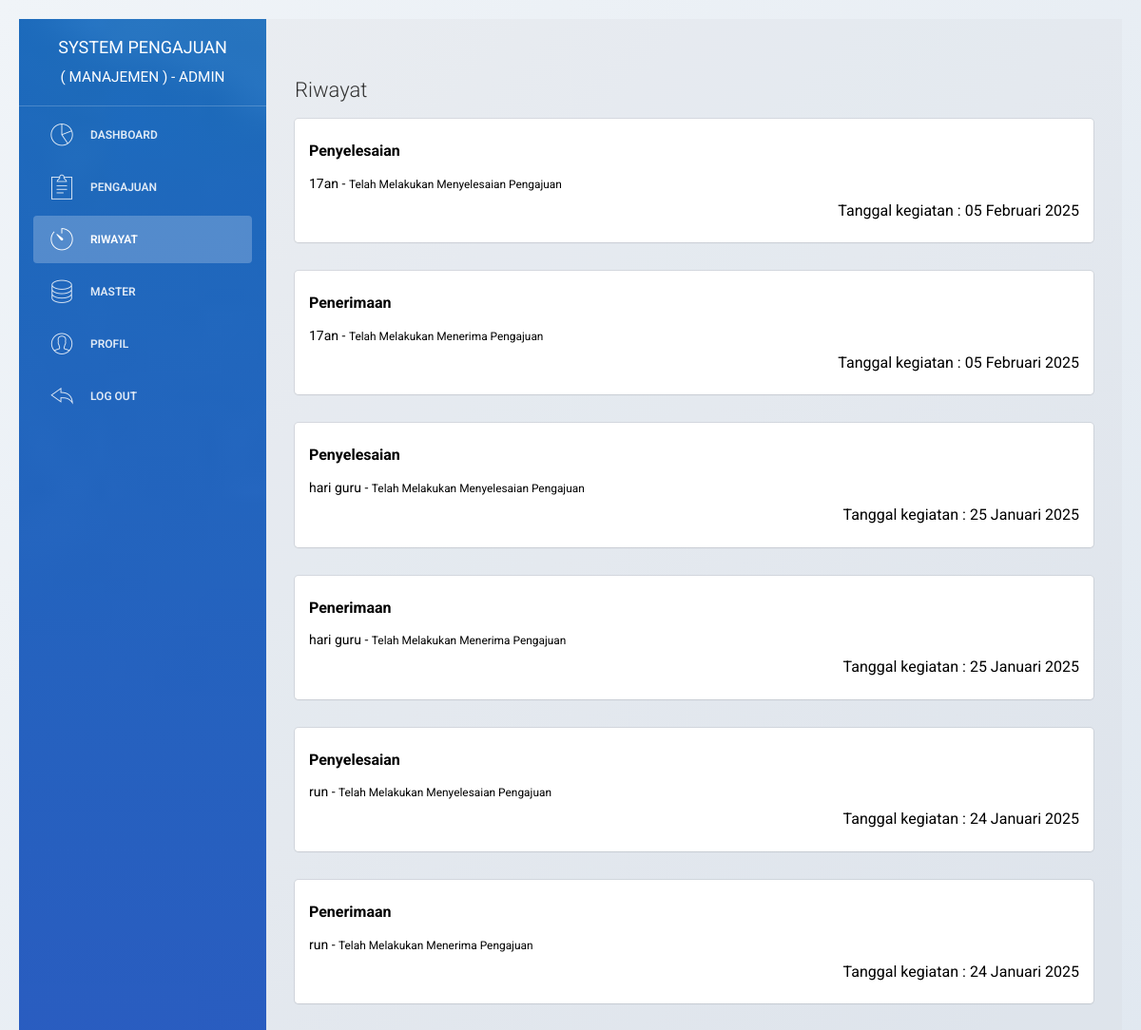
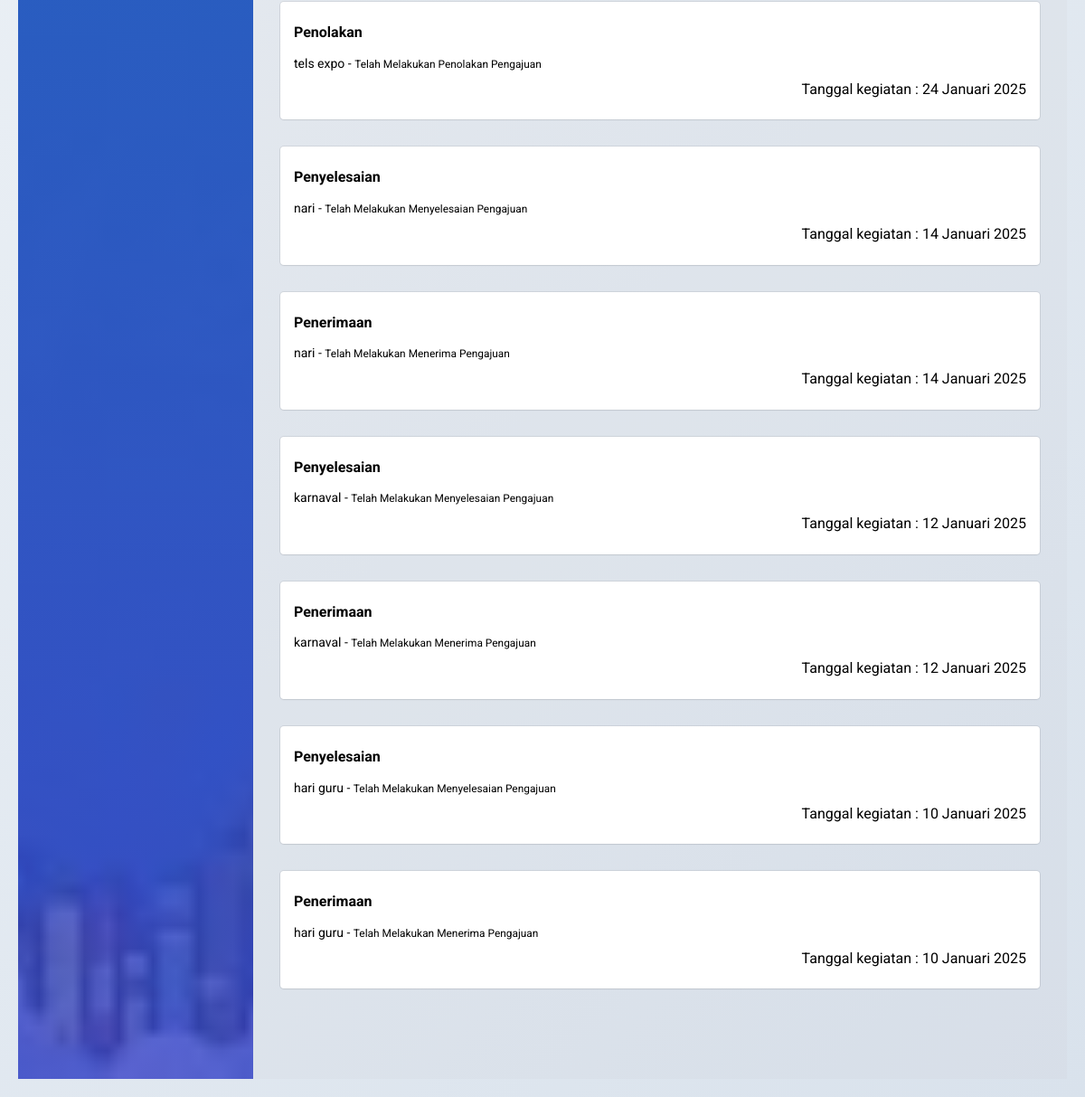
/admin/riwayat.php (signed in), run on the app's committed database (2 pictures, top to bottom).
### tables this page shows
CREATE TABLE `user` (
  `id_user` int(11) NOT NULL,
  `username` varchar(225) NOT NULL,
  `email` varchar(225) NOT NULL,
  `password` varchar(225) NOT NULL,
  `nama_depan` varchar(225) NOT NULL,
  `nama_belakang` varchar(225) NOT NULL,
  `jk` enum('laki-laki','perempuan') NOT NULL,
  `no_hp` varchar(50) NOT NULL,
  `alamat` text NOT NULL,
  `role` enum('manajemen','tim') NOT NULL,
  `pembuatan_akun` date NOT NULL,
  `update_akun` date NOT NULL
);

CREATE TABLE `riwayat` (
  `id_riwayat` int(11) NOT NULL,
  `kegiatan` varchar(225) NOT NULL,
  `kegiatan2` varchar(225) NOT NULL,
  `kegiatan3` varchar(225) NOT NULL,
  `catatan` text NOT NULL,
  `jenis_riwayat` varchar(225) NOT NULL,
  `id_pengajuan` int(11) NOT NULL,
  `tanggal_kegiatan` date NOT NULL,
  `notifikasi` enum('1','0') NOT NULL
);

CREATE TABLE `pengajuan` (
  `id_pengajuan` int(11) NOT NULL,
  `event` varchar(225) NOT NULL,
  `id_user` int(11) NOT NULL,
  `id_jenis_pengajuan` bigint(11) NOT NULL,
  `jenis_pengajuan` varchar(255) NOT NULL,
  `tanggal_pengajuan` date NOT NULL,
  `biaya` int(225) NOT NULL,
  `alasan` text NOT NULL,
  `keterangan` text NOT NULL,
  `jadwal_pelaksanaan` date NOT NULL,
  `catatan` text NOT NULL,
  `status` enum('menunggu','proses','selesai') NOT NULL,
  `update_pengajuan` date NOT NULL,
  `estimasi_waktu` text NOT NULL
);

### admin/riwayat.php (the view, shortened to what this page needs)
<?php
    include '../system/koneksi.php';
    function tanggal_indo($tanggal){
        $bulan = array (1 =>   'Januari',
                'Februari',
                'Maret',
                'April',
                'Mei',
                'Juni',
                'Juli',
                'Agustus',
                'September',
                'Oktober',
                'November',
                'Desember'
        );
        $split = explode('-', $tanggal);
        return $split[2] . ' ' . $bulan[ (int)$split[1] ] . ' ' . $split[0];
    }
?>
<!doctype html>
<html lang="en">
<head>
    <link href="../assets/css/bootstrap.min.css" rel="stylesheet" />
    <link href="../assets/css/animate.min.css" rel="stylesheet"/>
    <link href="../assets/css/light-bootstrap-dashboard.css" rel="stylesheet"/>
    <link href="../assets/css/demo.css" rel="stylesheet" />
    <link href="http://maxcdn.bootstrapcdn.com/font-awesome/4.2.0/css/font-awesome.min.css" rel="stylesheet">
    <link href="../assets/css/pe-icon-7-stroke.css" rel="stylesheet" />
    <link rel="stylesheet" href="../assets/dist/sweetalert.css">
</head>
<body>
    <div class="wrapper">
        <div class="sidebar" data-color="blue" data-image="../assets/img/sidebar1.jpg">
            <div class="sidebar-wrapper">
                <div class="logo">
                    <a href="index" class="simple-text">
    <?php
    $query_login = "SELECT * FROM user WHERE email ='$_SESSION[email]'";
        $result_login = mysqli_query($con, $query_login);
        $data_login = mysqli_fetch_assoc($result_login);
        $username = $data_login["username"];
    ?>
                        System Pengajuan<br><small>( MANAJEMEN ) - <?php echo $username ?></small>
                    </a>
                </div>
                <ul class="nav">
                    <li>
                        <a href="index">
                            <i class="pe pe-7s-graph"></i>
                            <p>Dashboard</p>
                        </a>
                    </li>
                    <li>
                        <a href="pengajuan">
                            <i class="pe pe-7s-note2"></i>
                            <p>Pengajuan</p>
                        </a>
                    </li>
                    <li  class="active">
                        <a href="riwayat">
                            <i class="pe pe-7s-timer"></i>
                            <p>Riwayat</p>
                        </a>
                    </li>
                    <li>
                        <a data-toggle="collapse" href="#componentsExamples">
                            <i class="pe-7s-server"></i>
                            <p>Master</p>
                        </a>
                    </li>
                    <li>
                        <a href="profil">
                            <i class="pe pe-7s-user"></i>
                            <p>Profil</p>
                        </a>
                    </li>
                    <li>
                        <a href="#" onclick = "logout()">
                            <i class="pe pe-7s-back"></i>
                            <p>Log out</p>
                        </a>
                    </li>
                </ul>
            </div>
        </div>
        <div class="main-panel">
            <div class="content">
                <div class="container-fluid">
                    <div class="row">
                        <div class="col-md-12">
                            <div class="header">
                                <h4>Riwayat</h4>
                            </div>
    <?php
        $query2 = "SELECT a.id_riwayat, a.kegiatan, a.id_pengajuan, b.event,
                a.jenis_riwayat, a.kegiatan3, a.tanggal_kegiatan, b.id_user,
                a.notifikasi FROM riwayat AS a INNER JOIN pengajuan AS b
                WHERE a.id_pengajuan = b.id_pengajuan
                ORDER BY id_riwayat DESC " ;
        $result2 = mysqli_query($con, $query2);
        if($result2->num_rows == 0){
                    echo "<p>Tidak ada riwayat kegiatan !</p>";
        }
        else {
            while($data2 = mysqli_fetch_assoc($result2)){
                            echo '<a href="detail_pengajuan?id='.$data2['id_pengajuan'].'" style="color:black">
                                <div class="card">
                                    <div class="content">
                                        <input type="hidden" name="id_pengajuan" value="'.$data2['id_pengajuan'].'">
                                        <div align="left">
                                            <h5><b>'.$data2['jenis_riwayat'].' </b> </h5>'.$data2['event'].' - <small>'.$data2['kegiatan'].'</small>
                                        </div>
                                        <div align="right">
                                            <h5>Tanggal kegiatan : '.tanggal_indo($data2['tanggal_kegiatan']).'</h5>
                                        </div>
                                    </div>
                                </div>
                            </a>';
            }
        }
    ?>
                        </div>
                    </div>
                </div>
            </div>
        </div>
    </div>
</body>
</html>

### assets/css/demo.css (style rules this page uses)
* { box-sizing: border-box; }
body { font-family: 'Segoe UI', Tahoma, Geneva, Verdana, sans-serif; background: linear-gradient(135deg, #f0f4f8, #d9e2ec); margin: 0; padding: 20px; }

### data on the page
user: username "ADMIN"
riwayat: jenis_riwayat "Penyelesaian", id_pengajuan.event "17an", kegiatan "Telah Melakukan Menyelesaian Pengajuan", tanggal_kegiatan "05 Februari 2025"
riwayat: jenis_riwayat "Penerimaan", id_pengajuan.event "17an", kegiatan "Telah Melakukan Menerima Pengajuan", tanggal_kegiatan "05 Februari 2025"
riwayat: jenis_riwayat "Penyelesaian", id_pengajuan.event "hari guru", kegiatan "Telah Melakukan Menyelesaian Pengajuan", tanggal_kegiatan "25 Januari 2025"
riwayat: jenis_riwayat "Penerimaan", id_pengajuan.event "hari guru", kegiatan "Telah Melakukan Menerima Pengajuan", tanggal_kegiatan "25 Januari 2025"
riwayat: jenis_riwayat "Penyelesaian", id_pengajuan.event "run", kegiatan "Telah Melakukan Menyelesaian Pengajuan", tanggal_kegiatan "24 Januari 2025"
riwayat: jenis_riwayat "Penerimaan", id_pengajuan.event "run", kegiatan "Telah Melakukan Menerima Pengajuan", tanggal_kegiatan "24 Januari 2025"
riwayat: jenis_riwayat "Penolakan", id_pengajuan.event "tels expo", kegiatan "Telah Melakukan Penolakan Pengajuan", tanggal_kegiatan "24 Januari 2025"
riwayat: jenis_riwayat "Penyelesaian", id_pengajuan.event "nari", kegiatan "Telah Melakukan Menyelesaian Pengajuan", tanggal_kegiatan "14 Januari 2025"
riwayat: jenis_riwayat "Penerimaan", id_pengajuan.event "nari", kegiatan "Telah Melakukan Menerima Pengajuan", tanggal_kegiatan "14 Januari 2025"
riwayat: jenis_riwayat "Penyelesaian", id_pengajuan.event "karnaval", kegiatan "Telah Melakukan Menyelesaian Pengajuan", tanggal_kegiatan "12 Januari 2025"
riwayat: jenis_riwayat "Penerimaan", id_pengajuan.event "karnaval", kegiatan "Telah Melakukan Menerima Pengajuan", tanggal_kegiatan "12 Januari 2025"
riwayat: jenis_riwayat "Penyelesaian", id_pengajuan.event "hari guru", kegiatan "Telah Melakukan Menyelesaian Pengajuan", tanggal_kegiatan "10 Januari 2025"
riwayat: jenis_riwayat "Penerimaan", id_pengajuan.event "hari guru", kegiatan "Telah Melakukan Menerima Pengajuan", tanggal_kegiatan "10 Januari 2025"
